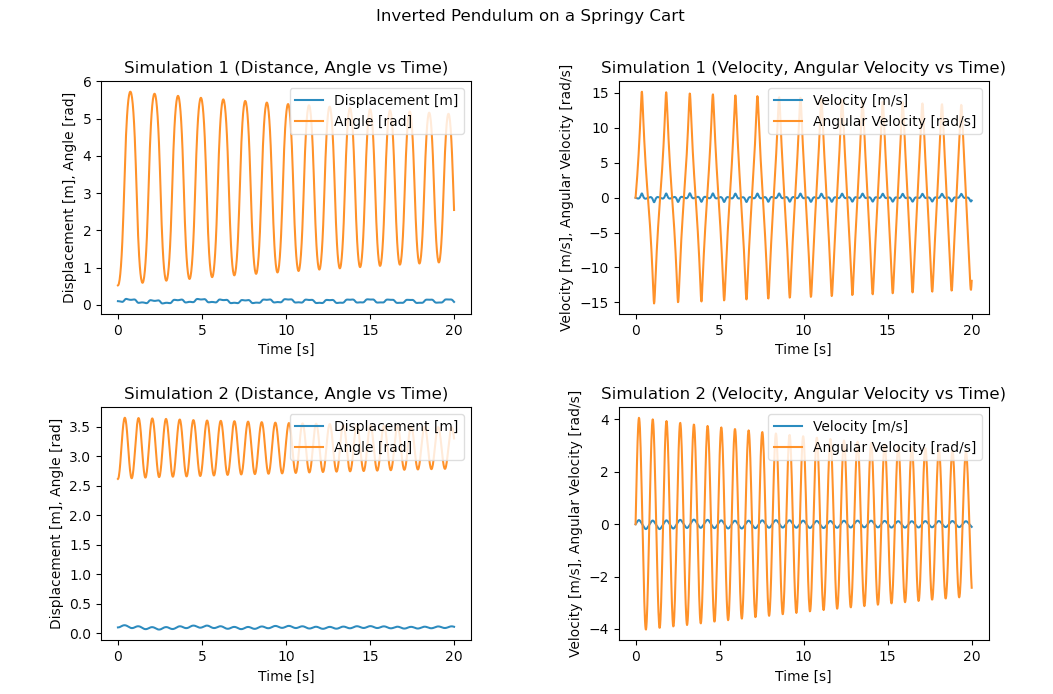

Generate this figure with Python:
"""
ME200 - Workshop 3
Inverted Pendulum on a Springy Cart
@authors: Aaron Schmitz, Andrew Kim, Zachary Potoskie
"""

from scipy.integrate import odeint
import numpy as np
import matplotlib.pyplot as plt

# Close all plots
plt.close('all')

# Parameters
M = 1                       # mass of cart, kg
m = 0.25                    # mass of pendulum, kg
g = 10                      # gravity, m/s^2

ell =  0.2                  # length of pendulum, m
so = 0.1                    # original distance of cart from wall, m

b = 0.2                     # damping coefficient
k = 2                       # spring coefficient

# Equation of Motion
def eom(x, t):
    """
    Time: t
    Out: dxdt
    State vector: x = [q theta qdot omega]
    """
    q, theta, qdot, omega = x
    xdot = np.zeros(4)
    xdot[0] = qdot
    xdot[1] = omega
    # Mass matrix
    Mmat = np.array([
        [M + m*np.sin(theta)**2, 0    ],
        [m*np.cos(theta)       , m*ell],
        ])
    # Forces
    fvec = np.array([
        [-1*k*(q-so) -b*qdot - m*g*np.cos(theta)*np.sin(theta) + m*ell*omega**2*np.sin(theta)],
        [m*g*np.sin(theta)]
        ])
    # Solve for accelerations
    xdot[2:] = np.linalg.solve(Mmat, fvec).flatten()
    return xdot

# ICs
x0_1 = [so, np.pi/6, 0, 0]          # simulation 1 (q, theta, qdot, omega)
x0_2 = [so, np.pi-np.pi/6, 0, 0]    # simulation 2 (q, theta, qdot, omega)
t = np.linspace(0,20, 1000)
sol_1 = odeint(eom, x0_1, t)        # solution to sim1
sol_2 = odeint(eom, x0_2, t)        # solution to sim2


# Plot
fig = plt.figure(1)
plt.suptitle('Inverted Pendulum on a Springy Cart')                             # main title

plt.subplot(2,2,1)
plt.title('Simulation 1 (Distance, Angle vs Time)')                             # sub title 
plt.plot(t, sol_1[:, 0],label='Displacement [m]')
plt.plot(t, sol_1[:, 1],label='Angle [rad]')
plt.xlabel('Time [s]')
plt.ylabel('Displacement [m], Angle [rad]')
plt.legend(loc = 'upper right')

plt.subplot(2,2,2)
plt.title('Simulation 1 (Velocity, Angular Velocity vs Time)')                  # sub title 
plt.plot(t, sol_1[:, 2],label='Velocity [m/s]')
plt.plot(t, sol_1[:, 3],label='Angular Velocity [rad/s]')
plt.xlabel('Time [s]')
plt.ylabel('Velocity [m/s], Angular Velocity [rad/s]')
plt.legend(loc = 'upper right')

plt.subplot(2,2,3)
plt.title('Simulation 2 (Distance, Angle vs Time)')                             # sub title 
plt.plot(t, sol_2[:, 0],label='Displacement [m]')
plt.plot(t, sol_2[:, 1],label='Angle [rad]')
plt.xlabel('Time [s]')
plt.ylabel('Displacement [m], Angle [rad]')
plt.legend(loc = 'upper right')

plt.subplot(2,2,4)
plt.title('Simulation 2 (Velocity, Angular Velocity vs Time)')                  # sub title 
plt.plot(t, sol_2[:, 2],label='Velocity [m/s]')
plt.plot(t, sol_2[:, 3],label='Angular Velocity [rad/s]')
plt.xlabel('Time [s]')
plt.ylabel('Velocity [m/s], Angular Velocity [rad/s]')
plt.legend(loc = 'upper right')

fig.subplots_adjust(wspace=0.4, hspace = 0.4)                                   # adjust spacing
plt.show()                                                                      # show plots
